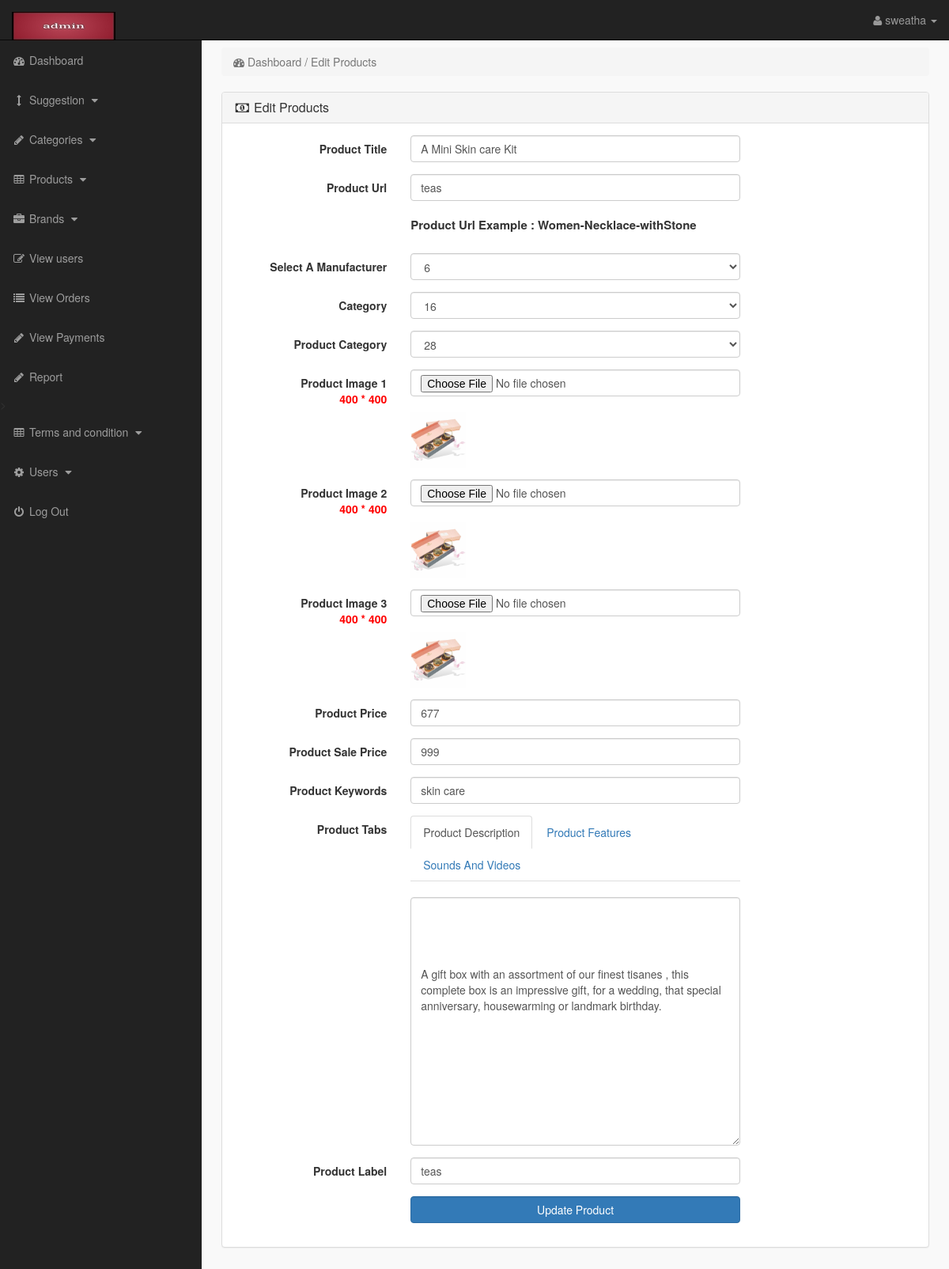
Page /admin_area/index.php?edit_product=25 (signed in) on the committed database.
### tables this page shows
CREATE TABLE `products` (
  `product_id` int(100) NOT NULL,
  `p_cat_id` int(100) NOT NULL,
  `cat_id` int(100) NOT NULL,
  `manufacturer_id` int(100) NOT NULL,
  `date` timestamp NOT NULL DEFAULT current_timestamp() ON UPDATE current_timestamp(),
  `product_title` text NOT NULL,
  `product_url` text NOT NULL,
  `product_img1` text NOT NULL,
  `product_img2` text NOT NULL,
  `product_img3` text NOT NULL,
  `product_price` int(100) NOT NULL,
  `product_psp_price` int(100) NOT NULL,
  `product_desc` text NOT NULL,
  `product_features` text NOT NULL,
  `product_video` text NOT NULL,
  `product_keywords` text NOT NULL,
  `product_label` text NOT NULL,
  `status` varchar(255) NOT NULL,
  `delete_tab` int(11) NOT NULL DEFAULT 0
);

### admin_area/edit_product.php (the view, shortened to what this page needs)
<?php
if(!isset($_SESSION['admin_email'])){
echo "<script>window.open('login.php','_self')</script>";
}
else {
?>
<?php
if(isset($_GET['edit_product'])){
$edit_id = $_GET['edit_product'];
$get_p = "select * from products where product_id='$edit_id'";
$run_edit = mysqli_query($con,$get_p);
$row_edit = mysqli_fetch_array($run_edit);
$p_title = $row_edit['product_title'];
$p_cat = $row_edit['p_cat_id'];
$cat = $row_edit['cat_id'];
$m_id = $row_edit['manufacturer_id'];
$p_image1 = $row_edit['product_img1'];
$arr=explode(".",$p_image1);
	$iname=$arr[0];
	$iext=$arr[1];
	if($iext=="jpeg")
	{
	$iext="jpg";
	$proimagename1=$iname.".".$iext;
	}
	else
	{
	$proimagename1=$p_image1;
    }
$p_image2 = $row_edit['product_img2'];
$arr1=explode(".",$p_image2);
	$iname=$arr1[0];
	$iext=$arr1[1];
	if($iext=="jpeg")
	{
	$iext="jpg";
	$proimagename2=$iname.".".$iext;
	}
	else
	{
	$proimagename2=$p_image2;
    }
$p_image3 = $row_edit['product_img3'];
$arr2=explode(".",$p_image3);
	$iname=$arr2[0];
	$iext=$arr2[1];
	if($iext=="jpeg")
	{
	$iext="jpg";
	$proimagename3=$iname.".".$iext;
	}
	else
	{
	$proimagename3=$p_image3;
    }
$p_price = $row_edit['product_price'];
$p_desc = $row_edit['product_desc'];
$p_keywords = $row_edit['product_keywords'];
$psp_price = $row_edit['product_psp_price'];
$p_label = $row_edit['product_label'];
$p_url = $row_edit['product_url'];
}
?>
<!DOCTYPE html>
<html>
<head>
</head>
<body>
<div class="row">
<div class="col-lg-12">
<ol class="breadcrumb">
<li class="active">
<i class="fa fa-dashboard"> </i> Dashboard / Edit Products
</li>
</ol>
</div>
</div>
<div class="row">
<div class="col-lg-12">
<div class="panel panel-default">
<div class="panel-heading">
<h3 class="panel-title">
<i class="fa fa-money fa-fw"></i> Edit Products
</h3>
</div>
<div class="panel-body">
<form class="form-horizontal" method="post" enctype="multipart/form-data">
<div class="form-group" >
<label class="col-md-3 control-label" > Product Title </label>
<div class="col-md-6" >
<input type="text" name="product_title" class="form-control" required value="<?php echo $p_title; ?>">
</div>
</div>
<div class="form-group" >
<label class="col-md-3 control-label" > Product Url </label>
<div class="col-md-6" >
<input type="text" name="product_url" class="form-control" required value="<?php echo $p_url; ?>" >
<br>
<p style="font-size:15px; font-weight:bold;">
Product Url Example : Women-Necklace-withStone
</p>
</div>
</div>
<div class="form-group" >
<label class="col-md-3 control-label" > Select A Manufacturer </label>
<div class="col-md-6" >
<select name="manufacturer" class="form-control">
<option value="<?php echo $m_id; ?>" selected>
<?php echo $m_id; ?>
</option>
</select>
</div>
</div>
<div class="form-group" >
<label class="col-md-3 control-label" > Category </label>
<div class="col-md-6" >
<select name="cat" class="form-control" id="cat" onchange="showHint(this.value);">
<option value="<?php echo $cat; ?>" selected> <?php echo $cat; ?> </option>
</select>
</div>
</div>
<div class="form-group" >
<label class="col-md-3 control-label" > Product Category </label>
<div class="col-md-6" >
<select name="product_cat" id="product_cat" class="form-control" >
<option value="<?php echo $p_cat; ?>" selected> <?php echo $p_cat; ?> </option>
</select>
</div>
</div>
<div class="form-group" >
<label class="col-md-3 control-label" > Product Image 1 <br>
<font color='red'>400 * 400</font></label>
<div class="col-md-6" >
<input type="file" name="product_img1" class="form-control" >
<br><img src="product_images/<?php echo $proimagename1; ?>" width="70" height="70" >
</div>
</div>
<div class="form-group" >
<label class="col-md-3 control-label" > Product Image 2 <br>
<font color='red'>400 * 400</font></label>
<div class="col-md-6" >
<input type="file" name="product_img2" class="form-control" >
<br><img src="product_images/<?php echo $proimagename2; ?>" width="70" height="70" >
</div>
</div>
<div class="form-group" >
<label class="col-md-3 control-label" > Product Image 3 <br>
<font color='red'>400 * 400</font></label>
<div class="col-md-6" >
<input type="file" name="product_img3" class="form-control" >
<br><img src="product_images/<?php echo $proimagename3; ?>" width="70" height="70" >
</div>
</div>
<div class="form-group" >
<label class="col-md-3 control-label" > Product Price </label>
<div class="col-md-6" >
<input type="text" name="product_price" class="form-control" required value="<?php echo $p_price; ?>" >
</div>
</div>
<div class="form-group" >
<label class="col-md-3 control-label" > Product Sale Price </label>
<div class="col-md-6" >
<input type="text" name="psp_price" class="form-control" required value="<?php echo $psp_price; ?>">
</div>
</div>
<div class="form-group" >
<label class="col-md-3 control-label" > Product Keywords </label>
<div class="col-md-6" >
<input type="text" name="product_keywords" class="form-control" required value="<?php echo $p_keywords; ?>" >
</div>
</div>
<div class="form-group" >
<label class="col-md-3 control-label" > Product Tabs </label>
<div class="col-md-6" >
<ul class="nav nav-tabs">
<li class="active">
<a data-toggle="tab" href="#description"> Product Description </a>
</li>
<li>
<a data-toggle="tab" href="#features"> Product Features </a>
</li>
<li>
<a data-toggle="tab" href="#video"> Sounds And Videos </a>
</li>
</ul>
<div class="tab-content">
<div id="description" class="tab-pane fade in active">
<br>
<textarea name="product_desc" class="form-control" rows="15" id="product_desc">
<?php echo $p_desc; ?>
</textarea>
</div>
</div>
</div>
</div>
<div class="form-group" >
<label class="col-md-3 control-label" > Product Label </label>
<div class="col-md-6" >
<input type="text" name="product_label" class="form-control" required value="<?php echo $p_label; ?>">
</div>
</div>
<div class="form-group" >
<label class="col-md-3 control-label" ></label>
<div class="col-md-6" >
<input type="submit" name="update" value="Update Product" class="btn btn-primary form-control" >
</div>
</div>
</form>
</div>
</div>
</div>
</div>
</body>
</html>
<?php } ?>

### admin_area/includes/sidebar.php (shortened to what this page needs)
<?php
if(!isset($_SESSION['admin_email'])){
echo "<script>window.open('login.php','_self')</script>";
}
else {
?>
<nav class="navbar navbar-inverse navbar-fixed-top" >
<div class="navbar-header" >
<a class="navbar-brand" href="index.php?dashboard" ><img src="admin_images/l.jpg"></a>
</div>
<ul class="nav navbar-right top-nav" >
<li class="dropdown" >
<a href="#" class="dropdown-toggle" data-toggle="dropdown" >
<i class="fa fa-user" ></i>
<?php echo $admin_name; ?> <b class="caret" ></b>
</a>
</li>
</ul>
<div class="collapse navbar-collapse navbar-ex1-collapse">
<ul class="nav navbar-nav side-nav">
<li>
<a href="index.php?dashboard">
<i class="fa fa-fw fa-dashboard"></i> Dashboard
</a>
</li>
<li>
<a href="#" data-toggle="collapse" data-target="#cat">
<i class="fa fa-fw fa-arrows-v"></i> Suggestion
<i class="fa fa-fw fa-caret-down"></i>
</a>
</li>
<li>
<a href="#" data-toggle="collapse" data-target="#p_cat">
<i class="fa fa-fw fa-pencil"></i>  Categories
<i class="fa fa-fw fa-caret-down"></i>
</a>
</li>
<li>
<a href="#" data-toggle="collapse" data-target="#products">
<i class="fa fa-fw fa-table"></i> Products
<i class="fa fa-fw fa-caret-down"></i>
</a>
</li>
<li>
<a href="#" data-toggle="collapse" data-target="#manufacturers">
<i class="fa fa-fw fa-briefcase"></i> Brands
<i class="fa fa-fw fa-caret-down"></i>
</a>
</li>
<li>
<a href="index.php?view_customers">
<i class="fa fa-fw fa-edit"></i> View users
</a>
</li>
<li>
<a href="index.php?view_orders">
<i class="fa fa-fw fa-list"></i> View Orders
</a>
</li>
<li>
<a href="index.php?view_payments">
<i class="fa fa-fw fa-pencil"></i> View Payments
</a>
</li>
<li>
<a href="index.php?view_payments.php">
<i class="fa fa-fw fa-pencil"></i> Report
</a>
</li>
<li>
<a href="#" data-toggle="collapse" data-target="#terms" >
<i class="fa fa-fw fa-table"></i> Terms and condition
<i class="fa fa-fw fa-caret-down"></i>
</a>
</li>
<li>
<a href="#" data-toggle="collapse" data-target="#users">
<i class="fa fa-fw fa-gear"></i> Users
<i class="fa fa-fw fa-caret-down"></i>
</a>
</li>
<li>
<a href="logout.php">
<i class="fa fa-fw fa-power-off"></i> Log Out
</a>
</li>
</ul>
</div>
</nav>
<?php } ?>

### admin_area/css/style.css (style rules this page uses)
body { margin-top:100px; }
@media (min-width: 768px) { body { margin-top:50px; } }
.top-nav { padding:0 15px; }
.top-nav>li { display:inline-block; float:left; }
.top-nav>li>a { padding-top:15px; padding-bottom:15px; line-height:20px; color:#999; }
@media (min-width: 768px) { .side-nav { position:fixed; top:51px; width:255px; border-radius:0; overflow-y:auto; background-color: #222; bottom:0; overflow-x:hidden; padding-bottom:40px; } }
@media (min-width: 768px) { .side-nav>li>a { width:255px; } }
.panel-body { border-radius:5px; }

### rows in the picture
products: product_title "A Mini Skin care Kit", product_url "teas", manufacturer "6", cat "16", product_cat "28", product_img1 (picture), product_img2 (picture), product_img3 (picture), product_price "677", psp_price "999", product_keywords "skin care", product_desc "A gift box with an assortment of our finest tisanes , this complete box is an impressive gift, for a wedding, that special anniversary, housewarming or landmark birthday.", product_label "teas"

### other values in the picture
$admin_name "sweatha"
